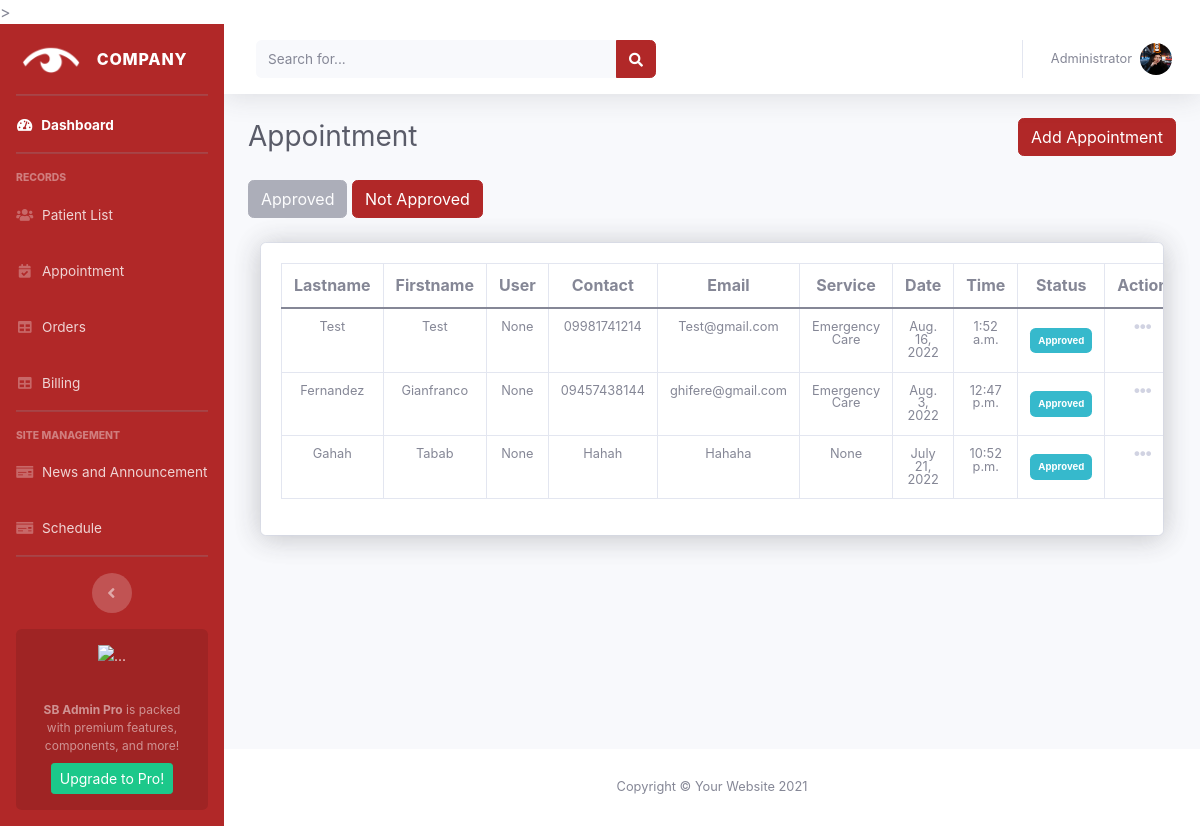
Page /Appointment/Approved/ on the committed database.
### accounts/models.py (models this page shows)
class Appointment(models.Model):
    user = models.ForeignKey(
        User, null=True, blank=True, on_delete=models.CASCADE)
    first_name = models.CharField(max_length=200, null=True, blank=True)
    last_name = models.CharField(max_length=200, null=True, blank=True)
    phone = models.CharField(max_length=200, null=True, blank=True)
    email = models.CharField(max_length=200, null=True, blank=True)
    purpose = models.CharField(max_length=200, null=True, blank=True)
    date = models.DateField(null=True, blank=True)
    time = models.TimeField(null=True, blank=True)
    status = models.CharField(
        max_length=200, null=True, blank=True, default='Not Approved')

### accounts/views.py (the view, shortened to what this page needs)
# urls.py: path('Appointment/Approved/', views.appointment_approved,
def appointment_approved(request):
    order_by_list = ['-date', '-time']
    appoint = Appointment.objects.all().filter(status='Approved')
    appointments = appoint.order_by(*order_by_list)
    context = {
        'appointments': appointments,
    }
    return render(request, 'admin/pages/appointment_approve.html', context)

### accounts/templates/admin/pages/appointment_approve.html (shortened to what this page needs)
{% extends 'admin/admin.html' %} {% block title %}Appointment{% endblock %}
{% block content %}
<div class="d-sm-flex align-items-center justify-content-between mb-4">
    <h1 class="h3 mb-0 text-gray-800">Appointment</h1>
    <a class="btn btn-primary" href="{% url 'create_appointment' %}" type="button">Add Appointment</a>
</div>
<a class="btn btn-secondary disabled" href="{% url 'appointment_approved' %}" type="button">Approved</a>
<a class="btn btn-primary" href="{% url 'appointment' %}" type="button">Not Approved</a>
<link rel="stylesheet" type="text/css" href="https://cdn.datatables.net/1.12.1/css/jquery.dataTables.css">
<div class="col-xl-12 mt-4">
    <div class="card shadow mb-4">
        <div class="card card-body border-0 shadow table-responsive ">
            <table class="table table-bordered text-center align-middle">
                <thead>
                    <tr class="p-0 mb-2 h6 text-dark-100 bolder">
                        <th scope="col">Lastname</th>
                        <th scope="col">Firstname</th>
                        <th scope="col">User</th>
                        <th scope="col">Contact</th>
                        <th scope="col">Email</th>
                        <th scope="col">Service</th>
                        <th scope="col">Date</th>
                        <th scope="col">Time</th>
                        <th scope="col">Status</th>
                        <th scope="col" class="text-center">Action</th>
                    </tr>
                </thead>
                <tbody class="p-5">
                    {% for appointment in appointments %}
                    <tr class="small text-center lh-1">
                        <td>{{appointment.last_name}}</td>
                        <td>{{appointment.first_name}}</td>
                        <td>{{appointment.user}}</td>
                        <td>{{appointment.phone}}</td>
                        <td>{{appointment.email}}</td>
                        <td>{{appointment.purpose}}</td>
                        <td>{{appointment.date}}</td>
                        <td>{{appointment.time}}</td>
                        <td class="align-middle">
                            {% if appointment.status == "Approved" %}
                            <span class="badge p-2 bg-info align-middle">{{appointment.status}}</span>
                            {% else %}
                            <span class="badge p-2 bg-danger align-middle">{{appointment.status}}</span>
                            {% endif %}
                        </td>
                        <td class="text-center">
                            <div class="dropdown no-arrow">
                                <a class="dropdown-toggle" href="#" role="button" id="dropdownMenuLink-{{order.id}}"
                                    data-toggle="dropdown" aria-haspopup="true" aria-expanded="false">
                                    <i class="fas fa-ellipsis-h fa-lg fa-fw text-gray-400"></i>
                                </a>
                            </div>
                        </td>
                    </tr>
                    {% endfor %}
                </tbody>
            </table>
        </div>
    </div>
</div>
{% endblock %}

### static/css/admin_2.css (style rules this page uses)
.btn-primary { color: #fff; background-color:#b12828; border-color: #b12828; }

### static/css/evo-calendar.min.4.css (style rules this page uses)
*,::after,::before { -webkit-box-sizing:border-box;box-sizing:border-box; }
html,body { padding:0;margin:0 }

### accounts/templates/admin/admin.html (style rules this page uses)
html { scroll-behavior: smooth; }

### rows in the picture
Appointment: last_name "Test", first_name "Test", user "None", phone "09981741214", email "Test@gmail.com", purpose "Emergency Care", date "Aug. 16, 2022", time "1:52 a.m.", status "Approved"
Appointment: last_name "Fernandez", first_name "Gianfranco", user "None", phone "09457438144", email "ghifere@gmail.com", purpose "Emergency Care", date "Aug. 3, 2022", time "12:47 p.m.", status "Approved"
Appointment: last_name "Gahah", first_name "Tabab", user "None", phone "Hahah", email "Hahaha", purpose "None", date "July 21, 2022", time "10:52 p.m.", status "Approved"
